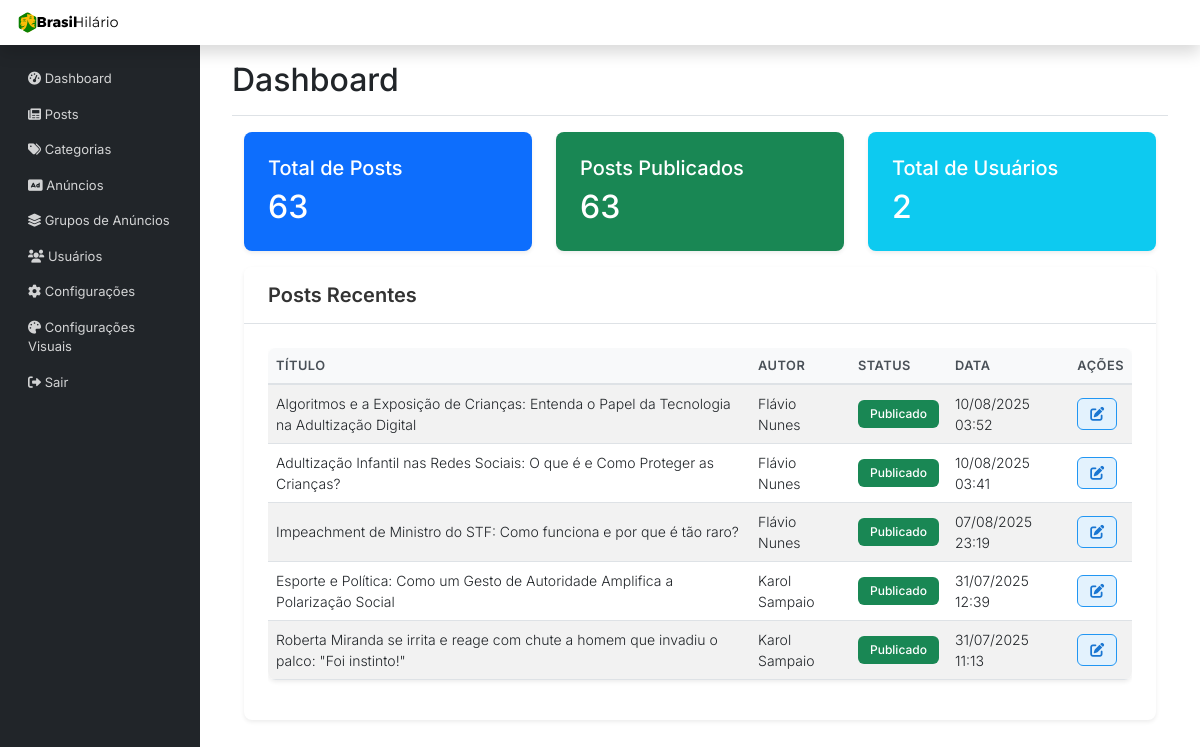
/admin/index.php (signed in), run on an earlier commit of the app's database.
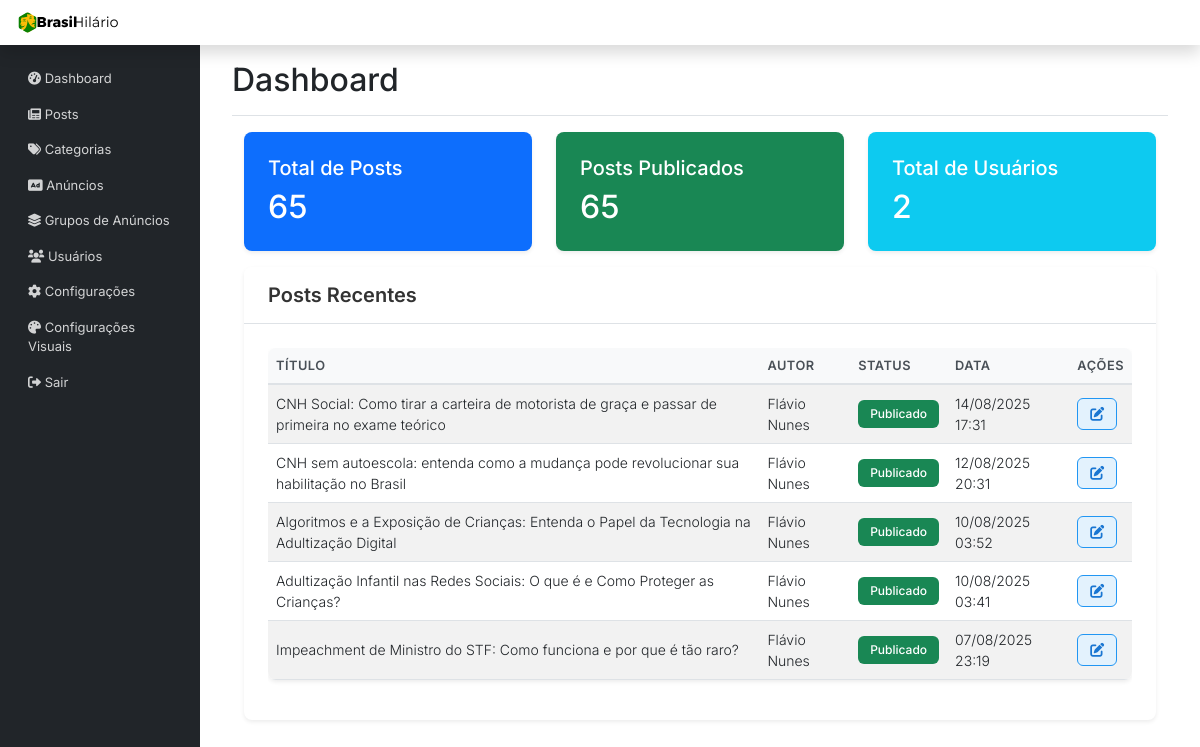
And on a later commit of the database.
### tables this page shows
CREATE TABLE `posts` (
  `id` int(11) NOT NULL,
  `titulo` varchar(255) NOT NULL,
  `resumo` text,
  `slug` varchar(255) NOT NULL,
  `conteudo` longtext NOT NULL,
  `editor_type` enum('tinymce','markdown') NOT NULL DEFAULT 'tinymce',
  `data_publicacao` datetime NOT NULL DEFAULT CURRENT_TIMESTAMP,
  `publicado` tinyint(1) NOT NULL DEFAULT '1',
  `imagem_destacada` varchar(255) DEFAULT NULL,
  `visualizacoes` int(11) NOT NULL DEFAULT '0',
  `categoria_id` int(11) NOT NULL,
  `autor_id` int(11) DEFAULT NULL,
  `criado_em` datetime DEFAULT CURRENT_TIMESTAMP,
  `atualizado_em` datetime DEFAULT CURRENT_TIMESTAMP ON UPDATE CURRENT_TIMESTAMP
);

CREATE TABLE `usuarios` (
  `id` int(11) NOT NULL,
  `nome` varchar(100) DEFAULT NULL,
  `email` varchar(100) DEFAULT NULL,
  `senha` varchar(255) DEFAULT NULL,
  `tipo` enum('admin','editor','autor') NOT NULL DEFAULT 'autor',
  `avatar` varchar(255) DEFAULT NULL,
  `biografia` text,
  `ultimo_login` datetime DEFAULT NULL,
  `status` enum('ativo','inativo','bloqueado') NOT NULL DEFAULT 'ativo',
  `criado_em` datetime DEFAULT CURRENT_TIMESTAMP
);

### admin/index.php (the view, shortened to what this page needs)
<?php
require_once '../includes/db.php';
$total_posts = 0;
$posts_publicados = 0;
$total_usuarios = 0;
$posts_recentes = [];
try {
    $stmt = $pdo->query("SELECT COUNT(*) as total FROM posts");
    $total_posts = $stmt->fetch(PDO::FETCH_ASSOC)['total'];
    $stmt = $pdo->query("SELECT COUNT(*) as total FROM posts WHERE publicado = 1");
    $posts_publicados = $stmt->fetch(PDO::FETCH_ASSOC)['total'];
    $stmt = $pdo->query("SELECT COUNT(*) as total FROM usuarios");
    $total_usuarios = $stmt->fetch(PDO::FETCH_ASSOC)['total'];
    $stmt = $pdo->query("
        SELECT p.id, p.titulo, p.data_publicacao, p.publicado, p.visualizacoes, u.nome as autor
        FROM posts p
        LEFT JOIN usuarios u ON p.autor_id = u.id
        ORDER BY p.data_publicacao DESC
        LIMIT 5
    ");
    $posts_recentes = $stmt->fetchAll(PDO::FETCH_ASSOC);
} catch (Exception $e) {
    error_log("Erro ao obter estatísticas: " . $e->getMessage());
    $error = "Erro ao carregar estatísticas. Por favor, tente novamente mais tarde.";
}
include 'includes/header.php';
?>
<div class="d-flex justify-content-between flex-wrap flex-md-nowrap align-items-center pt-3 pb-2 mb-3 border-bottom">
    <h1 class="h2">Dashboard</h1>
</div>
            <div class="row">
                <div class="col-md-4 mb-4">
                    <div class="card bg-primary text-white">
                        <div class="card-body">
                            <h5 class="card-title">Total de Posts</h5>
                            <h2 class="card-text"><?php echo $total_posts; ?></h2>
                        </div>
                    </div>
                </div>
                <div class="col-md-4 mb-4">
                    <div class="card bg-success text-white">
                        <div class="card-body">
                            <h5 class="card-title">Posts Publicados</h5>
                            <h2 class="card-text"><?php echo $posts_publicados; ?></h2>
                        </div>
                    </div>
                </div>
                <div class="col-md-4 mb-4">
                    <div class="card bg-info text-white">
                        <div class="card-body">
                            <h5 class="card-title">Total de Usuários</h5>
                            <h2 class="card-text"><?php echo $total_usuarios; ?></h2>
                        </div>
                    </div>
                </div>
            </div>
            <div class="row">
                <div class="col-md-12">
                    <div class="card">
                        <div class="card-header">
                            <h5 class="card-title mb-0">Posts Recentes</h5>
                        </div>
                        <div class="card-body">
                            <div class="table-responsive">
                                <table class="table table-striped">
                                    <thead>
                                        <tr>
                                            <th>Título</th>
                                            <th>Autor</th>
                                            <th>Status</th>
                                            <th>Data</th>
                                            <th>Ações</th>
                                        </tr>
                                    </thead>
                                    <tbody>
                                        <?php foreach ($posts_recentes as $post): ?>
                                        <tr>
                                            <td><?php echo htmlspecialchars($post['titulo'] ?? ''); ?></td>
                                            <td><?php echo htmlspecialchars($post['autor'] ?? 'Sem autor'); ?></td>
                                            <td>
                                                <span class="badge bg-<?php echo ($post['publicado'] ?? 0) ? 'success' : 'warning'; ?>">
                                                    <?php echo ($post['publicado'] ?? 0) ? 'Publicado' : 'Rascunho'; ?>
                                                </span>
                                            </td>
                                            <td><?php echo date('d/m/Y H:i', strtotime($post['data_publicacao'] ?? 'now')); ?></td>
                                            <td>
                                                <a href="editar-post.php?id=<?php echo $post['id']; ?>" class="btn btn-sm btn-primary">
                                                    <i class="fas fa-edit"></i>
                                                </a>
                                            </td>
                                        </tr>
                                        <?php endforeach; ?>
                                    </tbody>
                                </table>
                            </div>
                        </div>
                    </div>
                </div>
            </div>
<?php include 'includes/footer.php'; ?>

What changed in the data, as far as the page shows it:
no longer on this page (row edited): posts: titulo "Esporte e Política: Como um Gesto de Autoridade Amplifica a Polarização Social", autor.nome "Karol Sampaio", publicado "Publicado", data_publicacao "31/07/2025 12:39"
no longer on this page (row edited): posts: titulo "Roberta Miranda se irrita e reage com chute a homem que invadiu o palco: \"Foi instinto!\"", autor.nome "Karol Sampaio", publicado "Publicado", data_publicacao "31/07/2025 11:13"
added posts: titulo "CNH Social: Como tirar a carteira de motorista de graça e passar de primeira no exame teórico", autor.nome "Flávio Nunes", publicado "Publicado", data_publicacao "14/08/2025 17:31"
added posts: titulo "CNH sem autoescola: entenda como a mudança pode revolucionar sua habilitação no Brasil", autor.nome "Flávio Nunes", publicado "Publicado", data_publicacao "12/08/2025 20:31"
Also different on the page:
$total_posts: "63" → "65"
$posts_publicados: "63" → "65"
